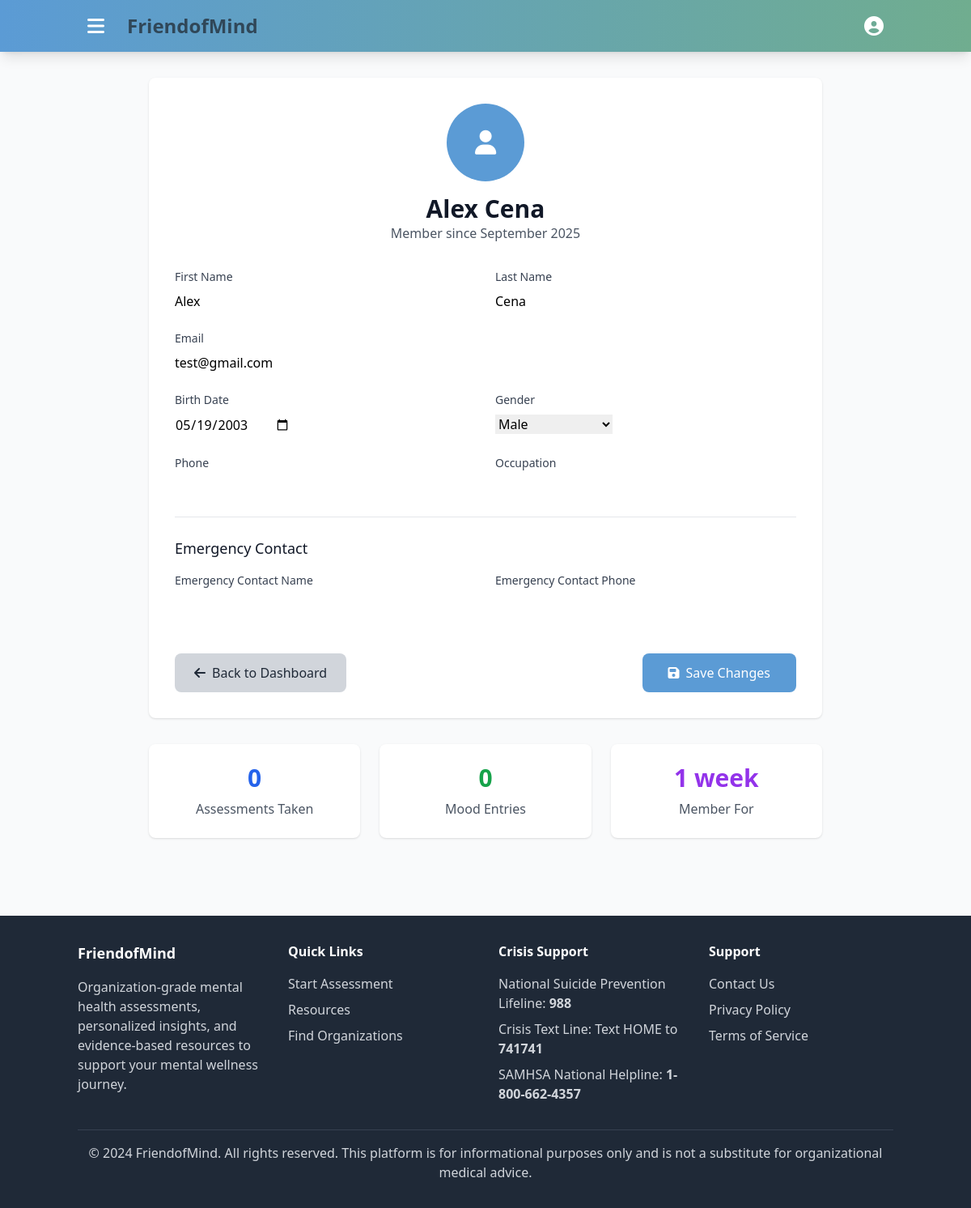
The app's page /profile/ (signed in) with its own data.
### core/models.py (models this page shows, shortened)
class User(AbstractUser):
    birth_date = models.DateField(null=True, blank=True)
    phone = models.CharField(max_length=15, blank=True)
    gender = models.CharField(max_length=20, choices=[
        ('male', 'Male'),
        ('female', 'Female'),
        ('other', 'Other'),
        ('prefer_not_to_say', 'Prefer not to say')
    ], blank=True)
    occupation = models.CharField(max_length=100, blank=True)
    emergency_contact = models.CharField(max_length=100, blank=True)
    emergency_phone = models.CharField(max_length=15, blank=True)
    created_at = models.DateTimeField(default=timezone.now)
    updated_at = models.DateTimeField(auto_now=True)

### core/views.py (the view, shortened to what this page needs)
# urls.py: path('profile/', views.ProfileView.as_view(), name='profile'),
class ProfileView(LoginRequiredMixin, TemplateView):
    template_name = 'core/profile.html'
    def get_context_data(self, **kwargs):
        context = super().get_context_data(**kwargs)
        context['form'] = UserProfileForm(instance=self.request.user)
        return context

### core/forms.py
class UserProfileForm(forms.ModelForm):
    class Meta:
        model = User
        fields = ('first_name', 'last_name', 'email', 'birth_date', 'phone',
                 'gender', 'occupation', 'emergency_contact', 'emergency_phone')
        widgets = {
            'birth_date': forms.DateInput(attrs={'type': 'date'}),
        }
    def __init__(self, *args, **kwargs):
        super().__init__(*args, **kwargs)
        for field in self.fields:
            self.fields[field].widget.attrs.update({'class': 'form-input'})

### templates/core/profile.html (shortened to what this page needs)
{% extends 'base.html' %}
{% block content %}
<div class="max-w-4xl mx-auto px-4 sm:px-6 lg:px-8 py-8">
    <div class="bg-white rounded-lg shadow p-8">
        <div class="text-center mb-8">
            <div class="w-24 h-24 bg-primary rounded-full flex items-center justify-center mx-auto mb-4">
                <i class="fas fa-user text-white text-3xl"></i>
            </div>
            <h1 class="text-3xl font-bold text-gray-900">{{ user.get_full_name|default:user.username }}</h1>
            <p class="text-gray-600">Member since {{ user.date_joined|date:"F Y" }}</p>
        </div>
        <form method="post" class="space-y-6">
            <div class="grid grid-cols-1 md:grid-cols-2 gap-6">
                <div>
                    <label for="id_first_name" class="block text-sm font-medium text-gray-700 mb-2">First Name</label>
                    {{ form.first_name }}
                </div>
                <div>
                    <label for="id_last_name" class="block text-sm font-medium text-gray-700 mb-2">Last Name</label>
                    {{ form.last_name }}
                </div>
            </div>
            <div>
                <label for="id_email" class="block text-sm font-medium text-gray-700 mb-2">Email</label>
                {{ form.email }}
            </div>
            <div class="grid grid-cols-1 md:grid-cols-2 gap-6">
                <div>
                    <label for="id_birth_date" class="block text-sm font-medium text-gray-700 mb-2">Birth Date</label>
                    {{ form.birth_date }}
                </div>
                <div>
                    <label for="id_gender" class="block text-sm font-medium text-gray-700 mb-2">Gender</label>
                    {{ form.gender }}
                </div>
            </div>
            <div class="grid grid-cols-1 md:grid-cols-2 gap-6">
                <div>
                    <label for="id_phone" class="block text-sm font-medium text-gray-700 mb-2">Phone</label>
                    {{ form.phone }}
                </div>
                <div>
                    <label for="id_occupation" class="block text-sm font-medium text-gray-700 mb-2">Occupation</label>
                    {{ form.occupation }}
                </div>
            </div>
            <div class="border-t border-gray-200 pt-6">
                <h3 class="text-lg font-medium text-gray-900 mb-4">Emergency Contact</h3>
                <div class="grid grid-cols-1 md:grid-cols-2 gap-6">
                    <div>
                        <label for="id_emergency_contact" class="block text-sm font-medium text-gray-700 mb-2">Emergency Contact Name</label>
                        {{ form.emergency_contact }}
                    </div>
                    <div>
                        <label for="id_emergency_phone" class="block text-sm font-medium text-gray-700 mb-2">Emergency Contact Phone</label>
                        {{ form.emergency_phone }}
                    </div>
                </div>
            </div>
            <div class="flex justify-between pt-6">
                <a href="{% url 'core:dashboard' %}"
                   class="bg-gray-300 hover:bg-gray-400 text-gray-800 px-6 py-3 rounded-lg transition duration-200">
                    <i class="fas fa-arrow-left mr-2"></i>Back to Dashboard
                </a>
                <button type="submit"
                        class="bg-primary hover:bg-blue-700 text-white px-8 py-3 rounded-lg transition duration-200">
                    <i class="fas fa-save mr-2"></i>Save Changes
                </button>
            </div>
        </form>
    </div>
    <div class="mt-8 grid grid-cols-1 md:grid-cols-3 gap-6">
        <div class="bg-white rounded-lg shadow p-6 text-center">
            <div class="text-3xl font-bold text-blue-600 mb-2">0</div>
            <div class="text-gray-600">Assessments Taken</div>
        </div>
        <div class="bg-white rounded-lg shadow p-6 text-center">
            <div class="text-3xl font-bold text-green-600 mb-2">0</div>
            <div class="text-gray-600">Mood Entries</div>
        </div>
        <div class="bg-white rounded-lg shadow p-6 text-center">
            <div class="text-3xl font-bold text-purple-600 mb-2">{{ user.date_joined|timesince }}</div>
            <div class="text-gray-600">Member For</div>
        </div>
    </div>
</div>
{% endblock %}

### templates/base.html (style rules this page uses)
html { scroll-behavior: smooth; }

### templates/core/profile.html (style rules this page uses)
.form-input { @apply appearance-none relative block w-full px-3 py-2 border border-gray-300 placeholder-gray-500 text-gray-900 rounded-md focus:outline-none focus:ring-primary focus:border-primary sm:text-sm; }

### records on screen
User: get_full_name "Alex Cena", date_joined "September 2025", first_name "Alex", last_name "Cena", email "test@gmail.com", birth_date "05/19/2003", gender "Male", date_joined "1 week"
